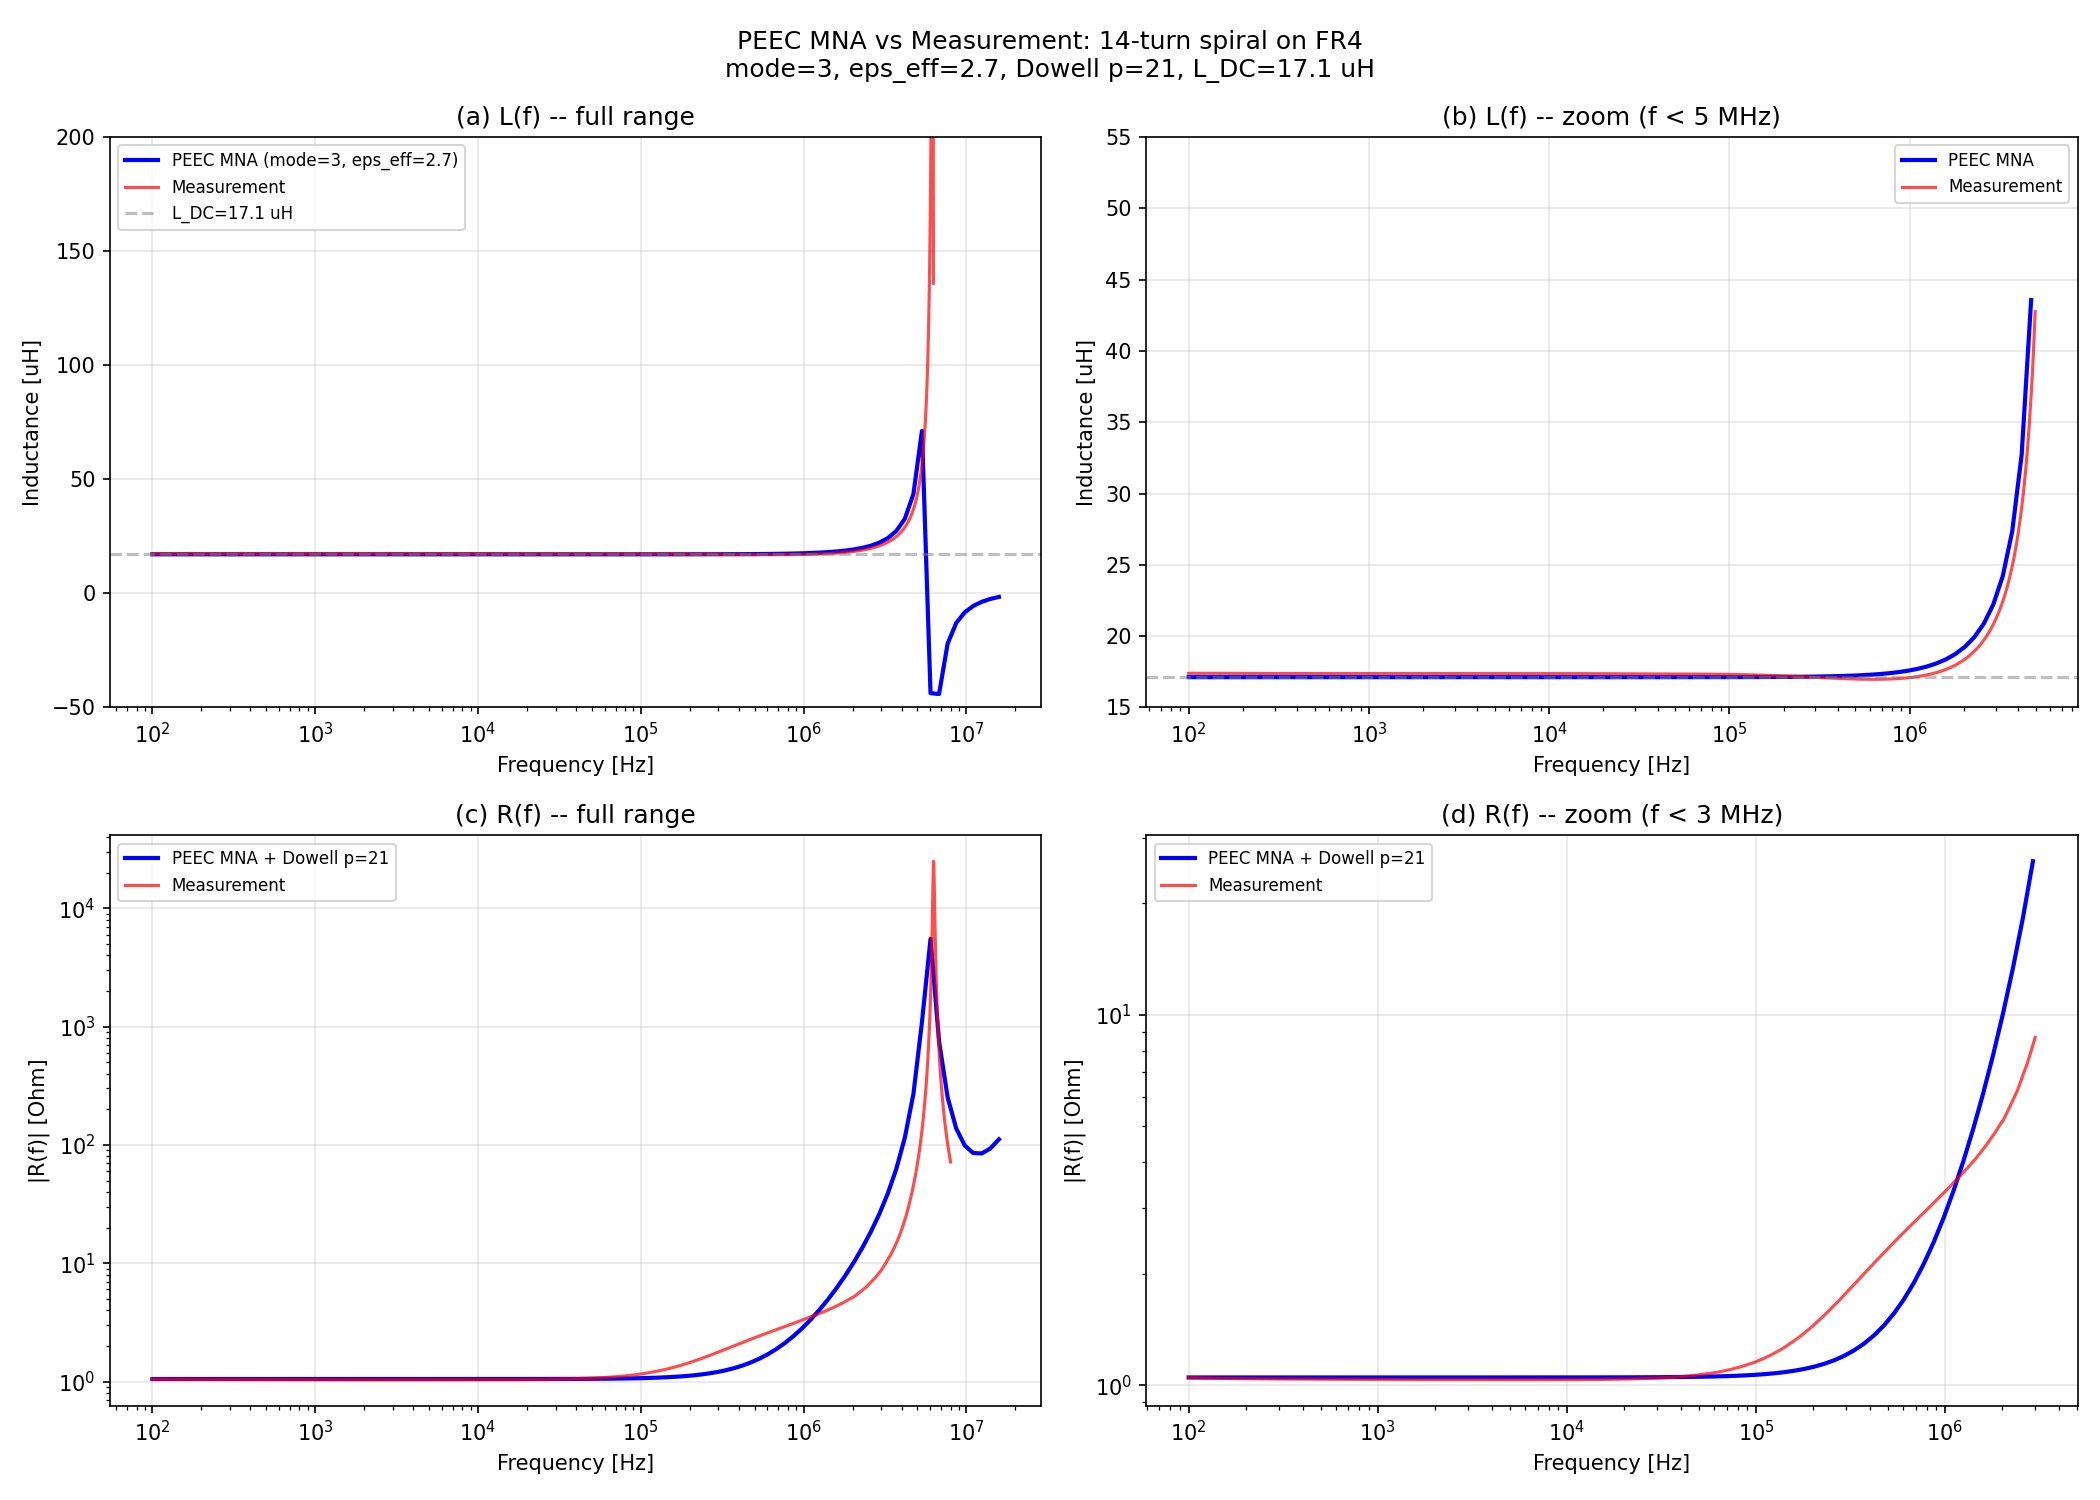

The Python source for this figure:
"""
spiral_peec_mna_compare.py

Detailed L(f) and R(f) comparison: PEEC MNA vs measurement.
Best model: mode=3 (side panels), eps_eff=2.7 (half-space image).
"""

import numpy as np
import time
import os
import pandas as pd

from radia.peec_matrices import PEECBuilder

MU_0 = 4.0 * np.pi * 1e-7
SCRIPT_DIR = os.path.dirname(os.path.abspath(__file__))


def make_dowell_Zs_func(n_loop, R_dc_per_edge, h, sigma, w, pitch, p=21):
	eta = w / pitch
	def Zs_func(freq):
		if freq <= 0:
			return np.zeros(n_loop, dtype=complex)
		omega = 2.0 * np.pi * freq
		delta = np.sqrt(2.0 / (omega * MU_0 * sigma))
		Delta = (h / delta) * np.sqrt(eta)
		D2 = 2.0 * Delta
		M1 = (np.sinh(D2) + np.sin(D2)) / (np.cosh(D2) - np.cos(D2))
		D1 = (np.sinh(Delta) - np.sin(Delta)) / (np.cosh(Delta) + np.cos(Delta))
		Fr = Delta * (M1 + (2.0 / 3.0) * (p**2 - 1) * D1)
		Fr = max(Fr, 1.0)
		return R_dc_per_edge * (Fr - 1.0) + 0j
	return Zs_func


# ============================================================
# Read geometry
# ============================================================
df = pd.read_excel(os.path.join(SCRIPT_DIR, 'provided_by_sato', 'point.xlsx'), header=0)
df3 = df.iloc[:, :3].apply(pd.to_numeric, errors='coerce').replace([np.inf, -np.inf], np.nan).dropna()
x_mm, y_mm, z_mm = df3.iloc[:, 0].to_numpy(), df3.iloc[:, 1].to_numpy(), df3.iloc[:, 2].to_numpy()

keep = [0]
for i in range(1, len(x_mm)):
	if np.sqrt((x_mm[i]-x_mm[i-1])**2 + (y_mm[i]-y_mm[i-1])**2 + (z_mm[i]-z_mm[i-1])**2) > 1e-10:
		keep.append(i)

pts_m = np.column_stack([x_mm[keep], y_mm[keep], z_mm[keep]]) * 1e-3
n_pts = len(pts_m)
n_seg = n_pts - 1
L_wire = np.sum(np.linalg.norm(np.diff(pts_m, axis=0), axis=1))

w = 1.750e-3
pitch = 2.000e-3
sigma = 5.8e7
R_meas_dc = 1.05
h = (1.0/sigma) * L_wire / (w * R_meas_dc)

print(f"Geometry: {n_pts} pts, {n_seg} segs, wire={L_wire*1e3:.1f} mm, h={h*1e6:.1f} um")

# ============================================================
# Build PEEC model: mode=3, eps_eff=2.7
# ============================================================
PANEL_MODE = 3
EPS_R = 4.4
eps_eff = (1.0 + EPS_R) / 2.0
panels_per_seg = 2  # mode=3

print(f"Panel mode={PANEL_MODE}, eps_eff={eps_eff:.2f}")

builder = PEECBuilder()
node_ids = []
for p_pt in pts_m:
	nid = builder.add_node_at(p_pt[0], p_pt[1], p_pt[2], area=pitch*w)
	node_ids.append(nid)
for i in range(n_seg):
	builder.add_connected_segment(node_ids[i], node_ids[i+1], w, h, sigma,
								  cross_section_type=0, nwinc=1, nhinc=1)
builder.add_port(node_ids[0], node_ids[-1])
builder.generate_face_panels(mode=PANEL_MODE, eps_r=1.0)

t0 = time.perf_counter()
topo = builder.build_topology(include_star=True)
dt_build = time.perf_counter() - t0

n_loop = topo['n_loop']
n_star = topo['n_star']
n_nodes = topo['n_nodes']
seg_nodes = np.array(topo['segment_nodes'])

L_mat = np.array(topo['L']).reshape(n_loop, n_loop)
R_dc = np.array(topo['R'])
P_mat = np.array(topo['P']).reshape(n_star, n_star)
L_dc = np.sum(L_mat)
print(f"n_loop={n_loop}, n_star={n_star}, L_DC={L_dc*1e6:.2f} uH, build={dt_build:.1f}s")

# Gathering matrix G
G = np.zeros((n_nodes, n_star))
for s in range(n_seg):
	nf, nt = seg_nodes[s, 0], seg_nodes[s, 1]
	for k in range(panels_per_seg):
		G[nf, s*panels_per_seg+k] = 0.5
		G[nt, s*panels_per_seg+k] = 0.5

# C_eff
P_eff = P_mat / eps_eff
X = np.linalg.solve(P_eff, G.T)
C_eff = G @ X
print(f"C_eff_total = {np.sum(C_eff)*1e12:.2f} pF")

# Incidence matrix
A_inc = np.zeros((n_nodes, n_loop))
for s in range(n_loop):
	A_inc[seg_nodes[s, 0], s] = +1.0
	A_inc[seg_nodes[s, 1], s] = -1.0

# Ground and reduce
port = topo['ports'][0]
ground_node = port[1]
reduced_nodes = [n for n in range(n_nodes) if n != ground_node]
node_to_reduced = {ni: ri for ri, ni in enumerate(reduced_nodes)}
A_red = A_inc[reduced_nodes, :]
C_red = C_eff[np.ix_(reduced_nodes, reduced_nodes)]
I_port = np.zeros(len(reduced_nodes), dtype=complex)
I_port[node_to_reduced[port[0]]] = 1.0

Zs_func = make_dowell_Zs_func(n_loop, R_dc, h, sigma, w, pitch, p=21)

# ============================================================
# Fine frequency sweep (100 points, log-spaced)
# ============================================================
freqs = np.logspace(2, 7.2, 100)  # 100 Hz to ~16 MHz
print(f"\nMNA sweep ({len(freqs)} points)...")
t0 = time.perf_counter()

Z_port = np.zeros(len(freqs), dtype=complex)
for fi, freq in enumerate(freqs):
	omega = 2.0 * np.pi * freq
	Zs = Zs_func(freq)
	Z_branch = np.diag(R_dc + Zs) + 1j * omega * L_mat
	Y_branch = np.linalg.inv(Z_branch)
	Y_node = A_red @ Y_branch @ A_red.T + 1j * omega * C_red
	V_node = np.linalg.solve(Y_node, I_port)
	Z_port[fi] = V_node[node_to_reduced[port[0]]]

dt_sweep = time.perf_counter() - t0
print(f"Sweep: {dt_sweep:.0f} s ({dt_sweep/len(freqs):.1f} s/freq)")

L_eff = np.imag(Z_port) / (2*np.pi*freqs)
R_eff = np.real(Z_port)

# SRF
for i in range(len(freqs)-1):
	if np.imag(Z_port[i]) > 0 and np.imag(Z_port[i+1]) < 0:
		f1, f2 = freqs[i], freqs[i+1]
		z1, z2 = np.imag(Z_port[i]), np.imag(Z_port[i+1])
		srf = f1 - z1*(f2-f1)/(z2-z1)
		print(f"SRF = {srf/1e6:.2f} MHz")
		break

# ============================================================
# Load measurement
# ============================================================
import openpyxl
wb = openpyxl.load_workbook(os.path.join(SCRIPT_DIR, 'provided_by_sato', '14tAir_\u5468\u6ce2\u6570\u7279\u6027\u6e2c\u5b9a\u5024.xlsx'), data_only=True)
ws = wb['Sheet1']
m_freqs, m_Rs, m_Ls = [], [], []
for row in ws.iter_rows(min_row=4, values_only=True):
	if row[1] is not None:
		try:
			m_freqs.append(float(row[1]))
			m_Rs.append(float(row[4]))
			m_Ls.append(float(row[5]))
		except (ValueError, TypeError):
			pass
m_freqs = np.array(m_freqs)
m_Rs = np.array(m_Rs)
m_Ls = np.array(m_Ls)

# ============================================================
# Numerical comparison at specific frequencies
# ============================================================
print(f"\n{'freq':>10s}  {'L_peec':>8s}  {'L_meas':>8s}  {'err_L':>7s}  {'R_peec':>8s}  {'R_meas':>8s}  {'err_R':>7s}")
for f_target in [1e3, 1e4, 1e5, 3e5, 5e5, 1e6, 2e6, 3e6, 4e6, 5e6, 6e6]:
	ip = np.argmin(np.abs(freqs - f_target))
	im = np.argmin(np.abs(m_freqs - f_target))
	Lp = L_eff[ip]*1e6
	Lm = m_Ls[im]*1e6
	Rp = R_eff[ip]
	Rm = m_Rs[im]
	err_L = (Lp - Lm) / Lm * 100 if abs(Lm) > 0.01 else float('nan')
	err_R = (Rp - Rm) / Rm * 100 if Rm > 0.01 else float('nan')
	print(f"{freqs[ip]:10.0f}  {Lp:8.2f}  {Lm:8.2f}  {err_L:6.1f}%  {Rp:8.3f}  {Rm:8.3f}  {err_R:6.1f}%")

# ============================================================
# Plot
# ============================================================
import matplotlib
matplotlib.use('Agg')
import matplotlib.pyplot as plt

fig, axes = plt.subplots(2, 2, figsize=(14, 10))

# --- (a) L(f) full range ---
ax = axes[0, 0]
ax.semilogx(freqs, L_eff*1e6, 'b-', linewidth=2, label=f'PEEC MNA (mode={PANEL_MODE}, eps_eff={eps_eff:.1f})')
mask_L = m_Ls > 0
ax.semilogx(m_freqs[mask_L], m_Ls[mask_L]*1e6, 'r-', linewidth=1.5, alpha=0.7, label='Measurement')
ax.axhline(y=L_dc*1e6, color='gray', ls='--', alpha=0.5, label=f'L_DC={L_dc*1e6:.1f} uH')
ax.set_xlabel('Frequency [Hz]')
ax.set_ylabel('Inductance [uH]')
ax.set_title('(a) L(f) -- full range')
ax.legend(fontsize=8)
ax.grid(True, alpha=0.3)
ax.set_ylim(-50, 200)

# --- (b) L(f) zoom to pre-resonance ---
ax = axes[0, 1]
mask_f = freqs < 5e6
ax.semilogx(freqs[mask_f], L_eff[mask_f]*1e6, 'b-', linewidth=2, label='PEEC MNA')
mask_mf = (m_freqs < 5e6) & (m_Ls > 0)
ax.semilogx(m_freqs[mask_mf], m_Ls[mask_mf]*1e6, 'r-', linewidth=1.5, alpha=0.7, label='Measurement')
ax.axhline(y=L_dc*1e6, color='gray', ls='--', alpha=0.5)
ax.set_xlabel('Frequency [Hz]')
ax.set_ylabel('Inductance [uH]')
ax.set_title('(b) L(f) -- zoom (f < 5 MHz)')
ax.legend(fontsize=8)
ax.grid(True, alpha=0.3)
ax.set_ylim(15, 55)

# --- (c) R(f) full range ---
ax = axes[1, 0]
ax.loglog(freqs, np.abs(R_eff), 'b-', linewidth=2, label='PEEC MNA + Dowell p=21')
ax.loglog(m_freqs, m_Rs, 'r-', linewidth=1.5, alpha=0.7, label='Measurement')
ax.set_xlabel('Frequency [Hz]')
ax.set_ylabel('|R(f)| [Ohm]')
ax.set_title('(c) R(f) -- full range')
ax.legend(fontsize=8)
ax.grid(True, alpha=0.3)

# --- (d) R(f) zoom to low frequency ---
ax = axes[1, 1]
mask_f2 = freqs < 3e6
ax.loglog(freqs[mask_f2], np.abs(R_eff[mask_f2]), 'b-', linewidth=2, label='PEEC MNA + Dowell p=21')
mask_mf2 = m_freqs < 3e6
ax.loglog(m_freqs[mask_mf2], m_Rs[mask_mf2], 'r-', linewidth=1.5, alpha=0.7, label='Measurement')
ax.set_xlabel('Frequency [Hz]')
ax.set_ylabel('|R(f)| [Ohm]')
ax.set_title('(d) R(f) -- zoom (f < 3 MHz)')
ax.legend(fontsize=8)
ax.grid(True, alpha=0.3)

plt.suptitle(f'PEEC MNA vs Measurement: 14-turn spiral on FR4\n'
			 f'mode={PANEL_MODE}, eps_eff={eps_eff:.1f}, Dowell p=21, L_DC={L_dc*1e6:.1f} uH',
			 fontsize=12)
plt.tight_layout()
out_path = os.path.join(SCRIPT_DIR, 'spiral_peec_mna_compare.png')
plt.savefig(out_path, dpi=150)
plt.close()
print(f"\nFigure saved: {out_path}")
print("Done.")
